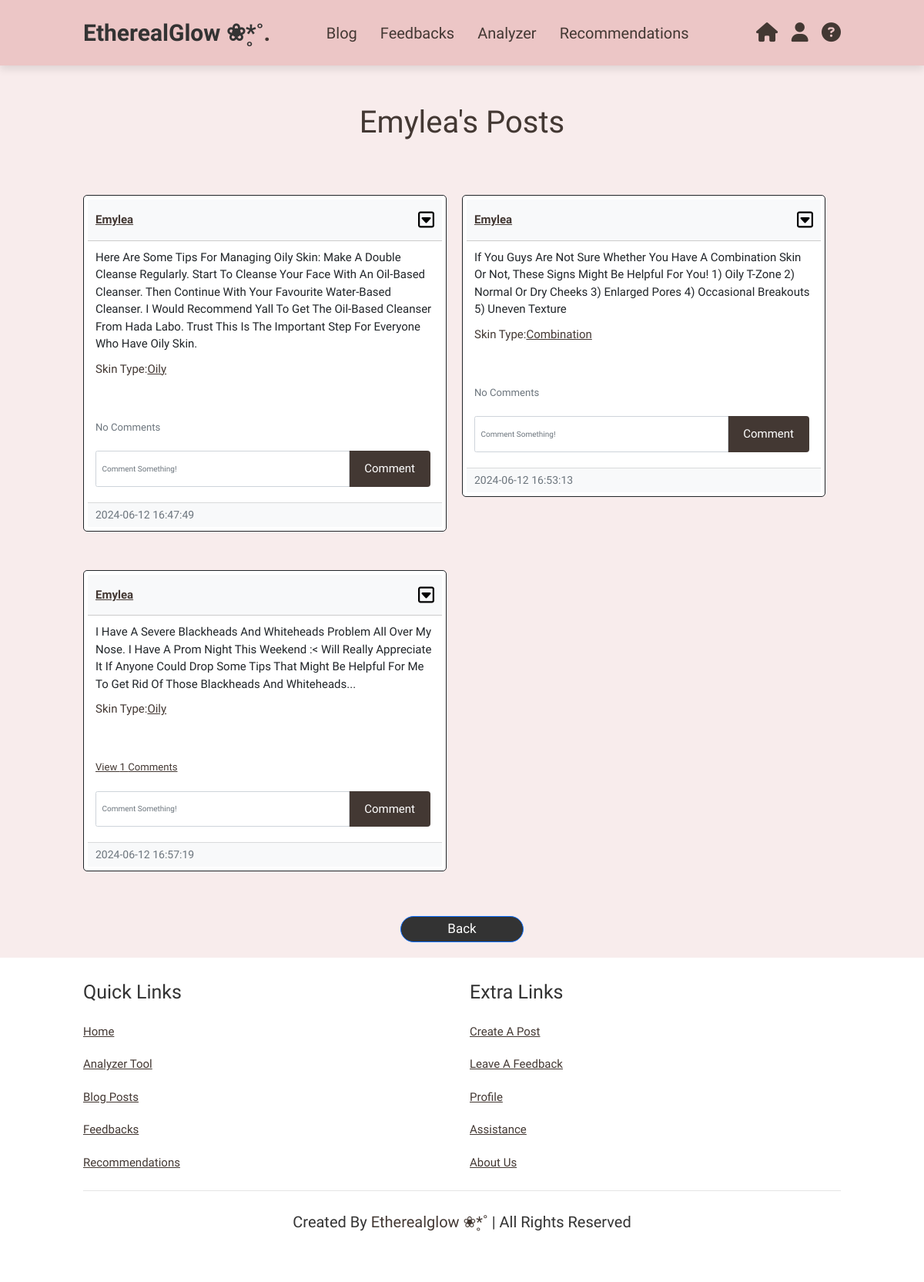
/posts/emylea (signed in), run on the app's committed database.
### website/models.py (models this page shows)
class User(db.Model, UserMixin):
    id = db.Column(db.Integer, primary_key=True)
    email = db.Column(db.String(150), unique=True)
    username = db.Column(db.String(150), unique=True)
    password = db.Column(db.String(150))
    date_created = db.Column(db.DateTime(timezone=True), default=func.now())
    posts = db.relationship('Post', backref='user', passive_deletes=True)
    feedbacks = db.relationship('Feedback', backref='author', passive_deletes=True)
    comments = db.relationship('Comment', backref='user', passive_deletes=True)
    skintype = db.Column(db.Text, nullable=False)
    products = db.relationship('Product', backref='author', passive_deletes=True)

class Post(db.Model):
    id = db.Column(db.Integer, primary_key=True)
    text = db.Column(db.Text, nullable=False)
    date_created = db.Column(db.DateTime(timezone=True), default=func.now())
    author = db.Column(db.Integer, db.ForeignKey('user.id', ondelete="CASCADE"), nullable=False)
    comments = db.relationship('Comment', backref='post', passive_deletes=True)
    skintype = db.Column(db.Text, nullable=False)

### website/views.py (the view)
@views.route("/posts/<username>")
@login_required
def posts(username) :
    user = User.query.filter_by(username=username).first()
    if not user :
        flash ("User is not exist.", category="error")
        return redirect(url_for('views.blog'))
    posts = Post.query.filter_by(author=user.id).all()
    return render_template("posts.html", user=current_user, posts=posts, username=username)

### website/__init__.py (called while the page is built)
def create_app():
    app = Flask(__name__)
    app.config['SECRET_KEY'] = "helloworld"
    app.config['SQLALCHEMY_TRACK_MODIFICATIONS'] = False
    app.config['SQLALCHEMY_DATABASE_URI'] = f'sqlite:///{DB_NAME}'
    app.config['UPLOAD_FOLDER'] = 'website\\static\\uploads'
    db.init_app(app)
    migrate.init_app(app, db)
    bcrypt.init_app(app)
    from website.views import views
    from website.auth import auth
    app.register_blueprint(views, url_prefix="/")
    app.register_blueprint(auth, url_prefix="/")
    from website.models import User, Post, Feedback, Comment, Product, User_Profile
    create_database(app)
    login_manager = LoginManager()
    login_manager.login_view = "auth.login"
    login_manager.init_app(app)
    @login_manager.user_loader
    def load_user(id):
        return User.query.get(int(id))
    return app

### website/templates/posts.html (shortened to what this page needs)
{% extends "posts_div.html" %}
{% block header %}<h3>{{username}}'s Posts</h3>{% endblock %}
{% block footer %}
<br><br>
<div align="center">
    <a href="/Blog"><button type="button" class = "btn btn btn-primary">Back</button></a>
</div>
{% endblock %}

### website/templates/posts_div.html (shortened to what this page needs)
{% extends "base.html" %}
{% block content%}
<section class="posts" id="posts">
    <div class="content">
        {% block header %}{% endblock %}
        <div id="posts">
            {% for post in posts %}
            <br />
            <div class="card border-dark">
                <div class="card-header d-flex justify-content-between align-items-center">
                    <a href="/posts/{{post.user.username}}">{{post.user.username}}</a>
                     {% if user.id == post.author %}
                    <div class="btn-group">
                        <button
                        type="button"
                        class="fa-regular fa-square-caret-down"
                        data-bs-toggle="dropdown"
                        ></button>
                    </div>
                      {% endif %}
                </div>
                <div class="card-body">
                    <div class="card-text">{{post.text}}</div>
                        <p>Skin Type:<a href="/share/{{post.skintype}}">{{post.skintype}}</a></p>
                        <br />
                <p class="card-text">
                {% if post.comments|length > 0 %}
                    <a data-bs-toggle="collapse" href="#comments-{{post.id}}" role="button">
                        <small>View {{post.comments|length}} Comments</small>
                    </a>
                {% else %}
                        <small class="text-muted">No Comments</small>
                {% endif %}
                </p>
                <form class="input-group mb-3" method="POST" action="/create-comment/{{post.id}}">
                    <input type="text" id="text" name="text" class="form-control" placeholder="Comment something!" required>
                    <input type="submit" value="Comment">
                </form>
            </div>
        <div class="card-footer text-muted">{{post.date_created}}</div>
      </div>
      <br /> {% endfor %}
    </div>
    {% block footer %}{% endblock %}
  </div>
</section>
    {% endblock %}

### website/static/styles.css (style rules this page uses)
:root { --pink:#e84393; --brown: #433833; --lightbrown: #d4b1a0; --light: #FAF9ED; --gray: #302f2f; --softpink: #ff99bb; --spink: #ffccdc; --coco: #ecc6c6; --softcoco: #f8ecec; }
* { margin: 0; padding: 0; box-sizing: border-box; outline: none; border: none; text-decoration: none; text-transform: capitalize; transition: .2s linear; font-family: "Work Sans", sans-serif; }
html { font-size: 62.5%; scroll-behavior: smooth; scroll-padding-top: 6rem; overflow-x: hidden; }
section { padding: 2rem 9%; background: var(--softcoco); }
.btn { display: inline-block; margin-top: 1rem; border-radius:5rem; background: #333; color: #fff; padding: .9rem 3.5rem; cursor: pointer; font-size: 1.7rem; }
input[type=submit] { background-color: var(--brown); color: white; padding: 12px 20px; border: none; border-radius: 4px; cursor: pointer; margin-inline: 5px; display: inline-block; font-size: 1.5rem; }
button { background: transparent; border: 0; outline: 0; }
::placeholder { color: #555; }
.card { flex: 0 0 calc(50% - 20px); margin-right: 20px; border: 1px solid #ccc; border-radius: 5px; text-align: left; font-size: 1.5rem; height: fit-content; max-height: 850px; box-sizing: border-box; }
.card-header { background-color: #f8f9fa; border-bottom: 1px solid #ccc; padding: 5px 10px; }
.card-body { min-height: 100px; }
.card-footer { background-color: #f8f9fa; padding: 5px 10px; font-size: 14px; }
.card-header a { text-decoration: none; color:var(--brown); font-weight: bold; }
.posts { display:flex; min-height: 100vh; justify-content: center; }
.posts .content { margin-top: 80px; align-items: center; }
.posts .content h3 { font-size: 4rem; color:var(--brown); text-align: center; }
.posts .content p { font-size: 1.5rem; color:var(--brown); padding: 1rem 0; line-height: 1.5; }
.posts .content a { font-size: 1.5rem; color:var(--brown); padding: 1rem 0; line-height: 1.5; text-decoration: underline; }
.posts .content .btn-primary { width: 160px; padding: 3px 2px; }
#posts { margin-top: 20px; display: flex; flex-wrap: wrap; justify-content: space-between; position: relative; }
.posts .content .border-dark { margin-top: 50px; }
.card { border: 1px solid black; background-color: white; padding: .5rem; }
input { font-size: 1.2rem; }
.card { border: 1px solid var(--brown); background-color: white; padding: .5rem; }

### data on the page
User: username "Emylea"
Post: user.username "Emylea", text "Here Are Some Tips For Managing Oily Skin: Make A Double Cleanse Regularly. Start To Cleanse Your Face With An Oil-Based Cleanser. Then Continue With Your Favourite Water-Based Cleanser. I Would Recommend Yall To Get The Oil-Based Cleanser From Hada Labo. Trust This Is The Important Step For Everyone Who Have Oily Skin.", skintype "Oily", shows "No Comments", date_created "2024-06-12 16:47:49"
Post: user.username "Emylea", text "If You Guys Are Not Sure Whether You Have A Combination Skin Or Not, These Signs Might Be Helpful For You! 1) Oily T-Zone 2) Normal Or Dry Cheeks 3) Enlarged Pores 4) Occasional Breakouts 5) Uneven Texture", skintype "Combination", shows "No Comments", date_created "2024-06-12 16:53:13"
Post: user.username "Emylea", text "I Have A Severe Blackheads And Whiteheads Problem All Over My Nose. I Have A Prom Night This Weekend :< Will Really Appreciate It If Anyone Could Drop Some Tips That Might Be Helpful For Me To Get Rid Of Those Blackheads And Whiteheads...", skintype "Oily", comments|length "1", date_created "2024-06-12 16:57:19"
